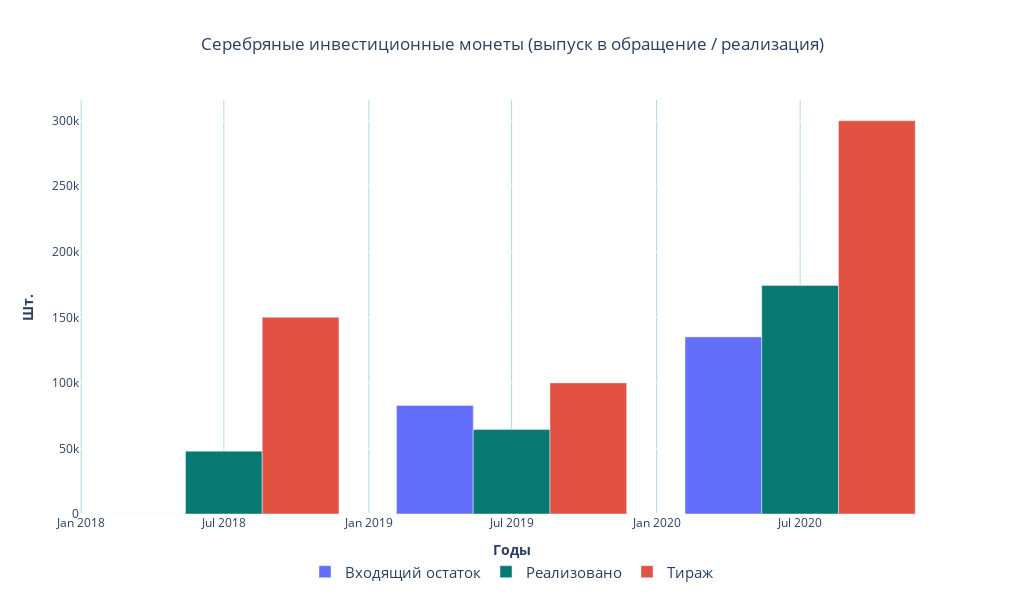

This figure's notebook cell:
### Code cell
# Выпуск и реализация серебряных монет - график


fig = go.Figure()

trace0 = go.Bar(x=sell_silver.index, # assign x as the dataframe column 'x'
                y=sell_silver['income'],
                name = 'Входящий остаток',
#                 marker_color = color_produced,
#                 opacity=0.6,
               )


trace1 = go.Bar(x=sell_silver.index, # assign x as the dataframe column 'x'
                y=sell_silver['Реализовано'],
                name = 'Реализовано', 
                marker_color = color_sell,
#                 opacity=0.6,
               )


trace2 = go.Bar(x=sell_silver.index, # assign x as the dataframe column 'x'
                y=sell_silver['Тираж'],
                name = 'Тираж',
                marker_color = color_produced,
#                 opacity=0.6,
               )



fig.add_trace(trace0)
fig.add_trace(trace1)
fig.add_trace(trace2)


fig.update_layout(
    barmode='group',
    plot_bgcolor='rgba(0,0,0,0)',
    title_text="Серебряные инвестиционные монеты (выпуск в обращение / реализация)",
    title_x = 0.5,
    width=1024,
    height=600,
    legend=dict(x=.5, xanchor="center", orientation="h",
               font = dict(
#                    family = "Courier", 
                   size = 15, 
#                    color = "black"
               )),
#     barmode='overlay',
#     margin=dict(l=50, r=50, t=30, b=30),
               )

# Set x-axis title
fig.update_xaxes(title_text="<b>Годы</b>",
                 gridcolor='lightblue')

# Set y-axes titles

fig.update_yaxes(title_text="<b>Цена на серебро</b> (р./грамм)", 
#                  secondary_y=True,
#                  gridcolor='#f5c541'
#                 side='left'
                )

fig.update_yaxes(title_text="<b>Шт.</b>", 
#                  secondary_y=False,
#                  gridcolor='#1167b1',
#                  side='right'
                )

fig.show()

### Figure 1 — Plotly figure (JSON) as saved in the notebook; plotly's stock layout.template omitted (floating-point values rounded to 4 significant figures)
{"data": [{"name": "Входящий остаток", "type": "bar", "x": ["2018-07-01T00:00:00", "2019-07-01T00:00:00", "2020-07-01T00:00:00"], "y": [0, 82725, 135096]}, {"marker": {"color": "#087972"}, "name": "Реализовано", "type": "bar", "x": ["2018-07-01T00:00:00", "2019-07-01T00:00:00", "2020-07-01T00:00:00"], "y": [47902, 64425, 174338]}, {"marker": {"color": "#e25243"}, "name": "Тираж", "type": "bar", "x": ["2018-07-01T00:00:00", "2019-07-01T00:00:00", "2020-07-01T00:00:00"], "y": [150000, 100000, 300000]}], "layout": {"barmode": "group", "height": 600, "legend": {"font": {"size": 15}, "orientation": "h", "x": 0.5, "xanchor": "center"}, "plot_bgcolor": "rgba(0,0,0,0)", "title": {"text": "Серебряные инвестиционные монеты (выпуск в обращение / реализация)", "x": 0.5}, "width": 1024, "xaxis": {"gridcolor": "lightblue", "title": {"text": "<b>Годы</b>"}}, "yaxis": {"title": {"text": "<b>Шт.</b>"}}}}
